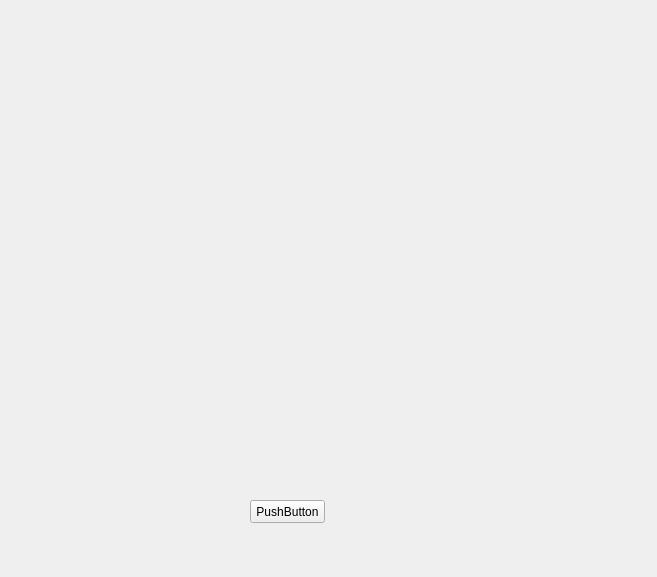
<?xml version="1.0" encoding="UTF-8"?>
<ui version="4.0">
 <class>Widget</class>
 <widget class="QWidget" name="Widget">
  <property name="geometry">
   <rect>
    <x>0</x>
    <y>0</y>
    <width>657</width>
    <height>577</height>
   </rect>
  </property>
  <property name="windowTitle">
   <string>Widget</string>
  </property>
  <widget class="QPushButton" name="pushButton">
   <property name="geometry">
    <rect>
     <x>250</x>
     <y>500</y>
     <width>75</width>
     <height>23</height>
    </rect>
   </property>
   <property name="text">
    <string>PushButton</string>
   </property>
  </widget>
 </widget>
 <layoutdefault spacing="6" margin="11"/>
 <resources/>
 <connections/>
</ui>
